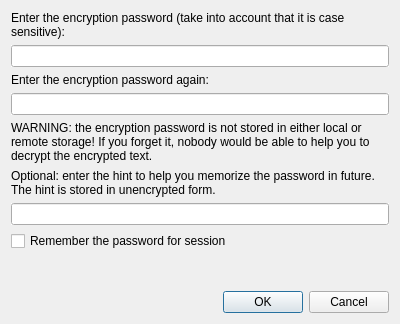
<?xml version="1.0" encoding="UTF-8"?>
<ui version="4.0">
 <class>EncryptionDialog</class>
 <widget class="QDialog" name="EncryptionDialog">
  <property name="geometry">
   <rect>
    <x>0</x>
    <y>0</y>
    <width>400</width>
    <height>324</height>
   </rect>
  </property>
  <property name="windowTitle">
   <string>Dialog</string>
  </property>
  <layout class="QVBoxLayout" name="verticalLayout">
   <item>
    <widget class="QLabel" name="enterEncryptionPasswordLabel">
     <property name="text">
      <string>Enter the encryption password (take into account that it is case sensitive):</string>
     </property>
     <property name="wordWrap">
      <bool>true</bool>
     </property>
     <property name="textInteractionFlags">
      <set>Qt::NoTextInteraction</set>
     </property>
    </widget>
   </item>
   <item>
    <widget class="QLineEdit" name="encryptionPasswordLineEdit">
     <property name="autoFillBackground">
      <bool>true</bool>
     </property>
     <property name="echoMode">
      <enum>QLineEdit::Password</enum>
     </property>
     <property name="clearButtonEnabled">
      <bool>true</bool>
     </property>
    </widget>
   </item>
   <item>
    <widget class="QLabel" name="repeatEncryptionPasswordLabel">
     <property name="text">
      <string>Enter the encryption password again:</string>
     </property>
     <property name="wordWrap">
      <bool>true</bool>
     </property>
     <property name="textInteractionFlags">
      <set>Qt::NoTextInteraction</set>
     </property>
    </widget>
   </item>
   <item>
    <widget class="QLineEdit" name="repeatEncryptionPasswordLineEdit">
     <property name="autoFillBackground">
      <bool>true</bool>
     </property>
     <property name="echoMode">
      <enum>QLineEdit::Password</enum>
     </property>
     <property name="clearButtonEnabled">
      <bool>true</bool>
     </property>
    </widget>
   </item>
   <item>
    <widget class="QLabel" name="warningLabel">
     <property name="text">
      <string>&lt;html&gt;&lt;head/&gt;&lt;body&gt;&lt;p&gt;WARNING: the encryption password is not stored in either local or remote storage! If you forget it, nobody would be able to help you to decrypt the encrypted text.&lt;/p&gt;&lt;/body&gt;&lt;/html&gt;</string>
     </property>
     <property name="wordWrap">
      <bool>true</bool>
     </property>
     <property name="textInteractionFlags">
      <set>Qt::NoTextInteraction</set>
     </property>
    </widget>
   </item>
   <item>
    <widget class="QLabel" name="enterHintLabel">
     <property name="text">
      <string>&lt;html&gt;&lt;head/&gt;&lt;body&gt;&lt;p&gt;Optional: enter the hint to help you memorize the password in future. The hint is stored in unencrypted form. &lt;/p&gt;&lt;/body&gt;&lt;/html&gt;</string>
     </property>
     <property name="wordWrap">
      <bool>true</bool>
     </property>
     <property name="textInteractionFlags">
      <set>Qt::NoTextInteraction</set>
     </property>
    </widget>
   </item>
   <item>
    <widget class="QLineEdit" name="hintLineEdit">
     <property name="autoFillBackground">
      <bool>true</bool>
     </property>
     <property name="clearButtonEnabled">
      <bool>true</bool>
     </property>
    </widget>
   </item>
   <item>
    <widget class="QCheckBox" name="rememberPasswordForSessionCheckBox">
     <property name="text">
      <string>Remember the password for session</string>
     </property>
    </widget>
   </item>
   <item>
    <widget class="QLabel" name="onErrorTextLabel">
     <property name="sizePolicy">
      <sizepolicy hsizetype="Preferred" vsizetype="Expanding">
       <horstretch>0</horstretch>
       <verstretch>0</verstretch>
      </sizepolicy>
     </property>
     <property name="textFormat">
      <enum>Qt::RichText</enum>
     </property>
     <property name="wordWrap">
      <bool>true</bool>
     </property>
     <property name="textInteractionFlags">
      <set>Qt::NoTextInteraction</set>
     </property>
    </widget>
   </item>
   <item>
    <widget class="QDialogButtonBox" name="buttonBox">
     <property name="orientation">
      <enum>Qt::Horizontal</enum>
     </property>
     <property name="standardButtons">
      <set>QDialogButtonBox::Cancel|QDialogButtonBox::Ok</set>
     </property>
    </widget>
   </item>
  </layout>
 </widget>
 <resources/>
 <connections>
  <connection>
   <sender>buttonBox</sender>
   <signal>accepted()</signal>
   <receiver>EncryptionDialog</receiver>
   <slot>accept()</slot>
   <hints>
    <hint type="sourcelabel">
     <x>248</x>
     <y>254</y>
    </hint>
    <hint type="destinationlabel">
     <x>157</x>
     <y>274</y>
    </hint>
   </hints>
  </connection>
  <connection>
   <sender>buttonBox</sender>
   <signal>rejected()</signal>
   <receiver>EncryptionDialog</receiver>
   <slot>reject()</slot>
   <hints>
    <hint type="sourcelabel">
     <x>316</x>
     <y>260</y>
    </hint>
    <hint type="destinationlabel">
     <x>286</x>
     <y>274</y>
    </hint>
   </hints>
  </connection>
 </connections>
</ui>
